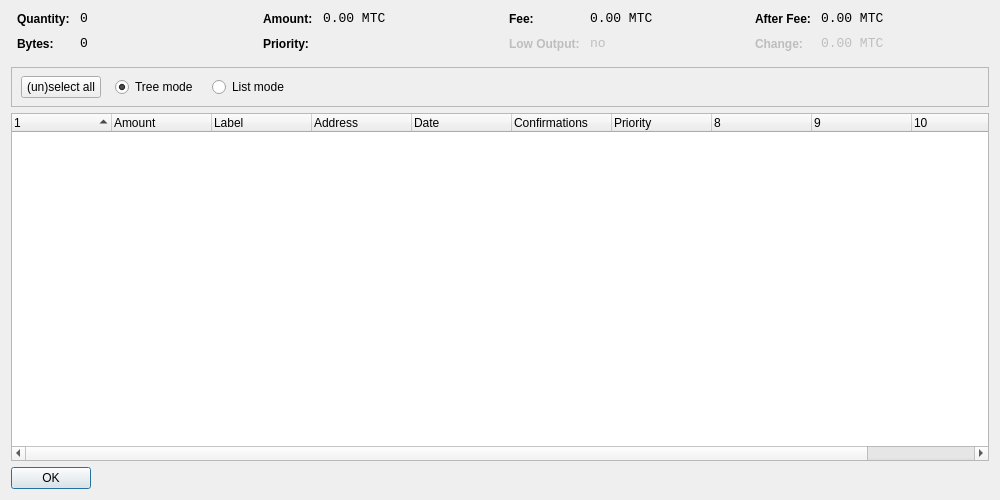
<?xml version="1.0" encoding="UTF-8"?>
<ui version="4.0">
 <class>CoinControlDialog</class>
 <widget class="QDialog" name="CoinControlDialog">
  <property name="geometry">
   <rect>
    <x>0</x>
    <y>0</y>
    <width>1000</width>
    <height>500</height>
   </rect>
  </property>
  <property name="windowTitle">
   <string>Coin Control</string>
  </property>
  <layout class="QVBoxLayout" name="verticalLayout">
   <item>
    <layout class="QHBoxLayout" name="horizontalLayoutTop" stretch="0,0,0,0">
     <property name="topMargin">
      <number>0</number>
     </property>
     <property name="bottomMargin">
      <number>10</number>
     </property>
     <item>
      <layout class="QFormLayout" name="formLayoutCoinControl1">
       <property name="horizontalSpacing">
        <number>10</number>
       </property>
       <property name="verticalSpacing">
        <number>10</number>
       </property>
       <property name="leftMargin">
        <number>6</number>
       </property>
       <property name="rightMargin">
        <number>6</number>
       </property>
       <item row="0" column="0">
        <widget class="QLabel" name="labelCoinControlQuantityText">
         <property name="styleSheet">
          <string notr="true">font-weight:bold;</string>
         </property>
         <property name="text">
          <string>Quantity:</string>
         </property>
        </widget>
       </item>
       <item row="0" column="1">
        <widget class="QLabel" name="labelCoinControlQuantity">
         <property name="font">
          <font>
           <family>Monospace</family>
           <pointsize>10</pointsize>
          </font>
         </property>
         <property name="cursor">
          <cursorShape>IBeamCursor</cursorShape>
         </property>
         <property name="contextMenuPolicy">
          <enum>Qt::ActionsContextMenu</enum>
         </property>
         <property name="text">
          <string notr="true">0</string>
         </property>
         <property name="textInteractionFlags">
          <set>Qt::LinksAccessibleByMouse|Qt::TextSelectableByKeyboard|Qt::TextSelectableByMouse</set>
         </property>
        </widget>
       </item>
       <item row="1" column="0">
        <widget class="QLabel" name="labelCoinControlBytesText">
         <property name="styleSheet">
          <string notr="true">font-weight:bold;</string>
         </property>
         <property name="text">
          <string>Bytes:</string>
         </property>
        </widget>
       </item>
       <item row="1" column="1">
        <widget class="QLabel" name="labelCoinControlBytes">
         <property name="font">
          <font>
           <family>Monospace</family>
           <pointsize>10</pointsize>
          </font>
         </property>
         <property name="cursor">
          <cursorShape>IBeamCursor</cursorShape>
         </property>
         <property name="contextMenuPolicy">
          <enum>Qt::ActionsContextMenu</enum>
         </property>
         <property name="text">
          <string notr="true">0</string>
         </property>
         <property name="textInteractionFlags">
          <set>Qt::LinksAccessibleByMouse|Qt::TextSelectableByKeyboard|Qt::TextSelectableByMouse</set>
         </property>
        </widget>
       </item>
      </layout>
     </item>
     <item>
      <layout class="QFormLayout" name="formLayoutCoinControl2">
       <property name="horizontalSpacing">
        <number>10</number>
       </property>
       <property name="verticalSpacing">
        <number>10</number>
       </property>
       <property name="leftMargin">
        <number>6</number>
       </property>
       <property name="rightMargin">
        <number>6</number>
       </property>
       <item row="0" column="0">
        <widget class="QLabel" name="labelCoinControlAmountText">
         <property name="styleSheet">
          <string notr="true">font-weight:bold;</string>
         </property>
         <property name="text">
          <string>Amount:</string>
         </property>
        </widget>
       </item>
       <item row="0" column="1">
        <widget class="QLabel" name="labelCoinControlAmount">
         <property name="font">
          <font>
           <family>Monospace</family>
           <pointsize>10</pointsize>
          </font>
         </property>
         <property name="cursor">
          <cursorShape>IBeamCursor</cursorShape>
         </property>
         <property name="contextMenuPolicy">
          <enum>Qt::ActionsContextMenu</enum>
         </property>
         <property name="text">
          <string notr="true">0.00 MTC</string>
         </property>
         <property name="textInteractionFlags">
          <set>Qt::LinksAccessibleByMouse|Qt::TextSelectableByKeyboard|Qt::TextSelectableByMouse</set>
         </property>
        </widget>
       </item>
       <item row="1" column="0">
        <widget class="QLabel" name="labelCoinControlPriorityText">
         <property name="styleSheet">
          <string notr="true">font-weight:bold;</string>
         </property>
         <property name="text">
          <string>Priority:</string>
         </property>
        </widget>
       </item>
       <item row="1" column="1">
        <widget class="QLabel" name="labelCoinControlPriority">
         <property name="font">
          <font>
           <family>Monospace</family>
           <pointsize>10</pointsize>
          </font>
         </property>
         <property name="cursor">
          <cursorShape>IBeamCursor</cursorShape>
         </property>
         <property name="contextMenuPolicy">
          <enum>Qt::ActionsContextMenu</enum>
         </property>
         <property name="text">
          <string/>
         </property>
         <property name="textInteractionFlags">
          <set>Qt::LinksAccessibleByMouse|Qt::TextSelectableByKeyboard|Qt::TextSelectableByMouse</set>
         </property>
        </widget>
       </item>
      </layout>
     </item>
     <item>
      <layout class="QFormLayout" name="formLayoutCoinControl3">
       <property name="horizontalSpacing">
        <number>10</number>
       </property>
       <property name="verticalSpacing">
        <number>10</number>
       </property>
       <property name="leftMargin">
        <number>6</number>
       </property>
       <property name="rightMargin">
        <number>6</number>
       </property>
       <item row="0" column="0">
        <widget class="QLabel" name="labelCoinControlFeeText">
         <property name="styleSheet">
          <string notr="true">font-weight:bold;</string>
         </property>
         <property name="text">
          <string>Fee:</string>
         </property>
        </widget>
       </item>
       <item row="0" column="1">
        <widget class="QLabel" name="labelCoinControlFee">
         <property name="font">
          <font>
           <family>Monospace</family>
           <pointsize>10</pointsize>
          </font>
         </property>
         <property name="cursor">
          <cursorShape>IBeamCursor</cursorShape>
         </property>
         <property name="contextMenuPolicy">
          <enum>Qt::ActionsContextMenu</enum>
         </property>
         <property name="text">
          <string notr="true">0.00 MTC</string>
         </property>
         <property name="textInteractionFlags">
          <set>Qt::LinksAccessibleByMouse|Qt::TextSelectableByKeyboard|Qt::TextSelectableByMouse</set>
         </property>
        </widget>
       </item>
       <item row="1" column="0">
        <widget class="QLabel" name="labelCoinControlLowOutputText">
         <property name="enabled">
          <bool>false</bool>
         </property>
         <property name="styleSheet">
          <string notr="true">font-weight:bold;</string>
         </property>
         <property name="text">
          <string>Low Output:</string>
         </property>
        </widget>
       </item>
       <item row="1" column="1">
        <widget class="QLabel" name="labelCoinControlLowOutput">
         <property name="enabled">
          <bool>false</bool>
         </property>
         <property name="font">
          <font>
           <family>Monospace</family>
           <pointsize>10</pointsize>
          </font>
         </property>
         <property name="cursor">
          <cursorShape>IBeamCursor</cursorShape>
         </property>
         <property name="contextMenuPolicy">
          <enum>Qt::ActionsContextMenu</enum>
         </property>
         <property name="text">
          <string notr="true">no</string>
         </property>
         <property name="textInteractionFlags">
          <set>Qt::LinksAccessibleByMouse|Qt::TextSelectableByKeyboard|Qt::TextSelectableByMouse</set>
         </property>
        </widget>
       </item>
      </layout>
     </item>
     <item>
      <layout class="QFormLayout" name="formLayoutCoinControl4">
       <property name="horizontalSpacing">
        <number>10</number>
       </property>
       <property name="verticalSpacing">
        <number>10</number>
       </property>
       <property name="leftMargin">
        <number>6</number>
       </property>
       <property name="rightMargin">
        <number>6</number>
       </property>
       <item row="0" column="0">
        <widget class="QLabel" name="labelCoinControlAfterFeeText">
         <property name="styleSheet">
          <string notr="true">font-weight:bold;</string>
         </property>
         <property name="text">
          <string>After Fee:</string>
         </property>
        </widget>
       </item>
       <item row="0" column="1">
        <widget class="QLabel" name="labelCoinControlAfterFee">
         <property name="font">
          <font>
           <family>Monospace</family>
           <pointsize>10</pointsize>
          </font>
         </property>
         <property name="cursor">
          <cursorShape>IBeamCursor</cursorShape>
         </property>
         <property name="contextMenuPolicy">
          <enum>Qt::ActionsContextMenu</enum>
         </property>
         <property name="text">
          <string notr="true">0.00 MTC</string>
         </property>
         <property name="textInteractionFlags">
          <set>Qt::LinksAccessibleByMouse|Qt::TextSelectableByKeyboard|Qt::TextSelectableByMouse</set>
         </property>
        </widget>
       </item>
       <item row="1" column="0">
        <widget class="QLabel" name="labelCoinControlChangeText">
         <property name="enabled">
          <bool>false</bool>
         </property>
         <property name="styleSheet">
          <string notr="true">font-weight:bold;</string>
         </property>
         <property name="text">
          <string>Change:</string>
         </property>
        </widget>
       </item>
       <item row="1" column="1">
        <widget class="QLabel" name="labelCoinControlChange">
         <property name="enabled">
          <bool>false</bool>
         </property>
         <property name="font">
          <font>
           <family>Monospace</family>
           <pointsize>10</pointsize>
          </font>
         </property>
         <property name="cursor">
          <cursorShape>IBeamCursor</cursorShape>
         </property>
         <property name="contextMenuPolicy">
          <enum>Qt::ActionsContextMenu</enum>
         </property>
         <property name="text">
          <string notr="true">0.00 MTC</string>
         </property>
         <property name="textInteractionFlags">
          <set>Qt::LinksAccessibleByMouse|Qt::TextSelectableByKeyboard|Qt::TextSelectableByMouse</set>
         </property>
        </widget>
       </item>
      </layout>
     </item>
    </layout>
   </item>
   <item>
    <widget class="QFrame" name="frame">
     <property name="minimumSize">
      <size>
       <width>0</width>
       <height>40</height>
      </size>
     </property>
     <property name="frameShape">
      <enum>QFrame::StyledPanel</enum>
     </property>
     <property name="frameShadow">
      <enum>QFrame::Sunken</enum>
     </property>
     <widget class="QWidget" name="horizontalLayoutWidget">
      <property name="geometry">
       <rect>
        <x>10</x>
        <y>0</y>
        <width>781</width>
        <height>41</height>
       </rect>
      </property>
      <layout class="QHBoxLayout" name="horizontalLayoutPanel" stretch="0,0,0,0,0">
       <property name="spacing">
        <number>14</number>
       </property>
       <item>
        <widget class="QPushButton" name="pushButtonSelectAll">
         <property name="sizePolicy">
          <sizepolicy hsizetype="Maximum" vsizetype="Fixed">
           <horstretch>0</horstretch>
           <verstretch>0</verstretch>
          </sizepolicy>
         </property>
         <property name="text">
          <string>(un)select all</string>
         </property>
        </widget>
       </item>
       <item>
        <widget class="QRadioButton" name="radioTreeMode">
         <property name="sizePolicy">
          <sizepolicy hsizetype="Maximum" vsizetype="Fixed">
           <horstretch>0</horstretch>
           <verstretch>0</verstretch>
          </sizepolicy>
         </property>
         <property name="text">
          <string>Tree mode</string>
         </property>
         <property name="checked">
          <bool>true</bool>
         </property>
        </widget>
       </item>
       <item>
        <widget class="QRadioButton" name="radioListMode">
         <property name="sizePolicy">
          <sizepolicy hsizetype="Maximum" vsizetype="Fixed">
           <horstretch>0</horstretch>
           <verstretch>0</verstretch>
          </sizepolicy>
         </property>
         <property name="text">
          <string>List mode</string>
         </property>
        </widget>
       </item>
       <item>
        <spacer name="horizontalSpacer">
         <property name="orientation">
          <enum>Qt::Horizontal</enum>
         </property>
         <property name="sizeHint" stdset="0">
          <size>
           <width>40</width>
           <height>20</height>
          </size>
         </property>
        </spacer>
       </item>
      </layout>
     </widget>
    </widget>
   </item>
   <item>
    <widget class="CoinControlTreeWidget" name="treeWidget">
     <property name="contextMenuPolicy">
      <enum>Qt::CustomContextMenu</enum>
     </property>
     <property name="sortingEnabled">
      <bool>false</bool>
     </property>
     <property name="columnCount">
      <number>11</number>
     </property>
     <attribute name="headerShowSortIndicator" stdset="0">
      <bool>true</bool>
     </attribute>
     <attribute name="headerStretchLastSection">
      <bool>false</bool>
     </attribute>
     <column>
      <property name="text">
       <string/>
      </property>
     </column>
     <column>
      <property name="text">
       <string>Amount</string>
      </property>
     </column>
     <column>
      <property name="text">
       <string>Label</string>
      </property>
     </column>
     <column>
      <property name="text">
       <string>Address</string>
      </property>
     </column>
     <column>
      <property name="text">
       <string>Date</string>
      </property>
     </column>
     <column>
      <property name="text">
       <string>Confirmations</string>
      </property>
      <property name="toolTip">
       <string>Confirmed</string>
      </property>
     </column>
     <column>
      <property name="text">
       <string>Priority</string>
      </property>
     </column>
     <column>
      <property name="text">
       <string/>
      </property>
     </column>
     <column>
      <property name="text">
       <string/>
      </property>
     </column>
     <column>
      <property name="text">
       <string/>
      </property>
     </column>
     <column>
      <property name="text">
       <string/>
      </property>
     </column>
    </widget>
   </item>
   <item>
    <widget class="QDialogButtonBox" name="buttonBox">
     <property name="sizePolicy">
      <sizepolicy hsizetype="Maximum" vsizetype="Fixed">
       <horstretch>0</horstretch>
       <verstretch>0</verstretch>
      </sizepolicy>
     </property>
     <property name="orientation">
      <enum>Qt::Horizontal</enum>
     </property>
     <property name="standardButtons">
      <set>QDialogButtonBox::Ok</set>
     </property>
    </widget>
   </item>
  </layout>
 </widget>
 <customwidgets>
  <customwidget>
   <class>CoinControlTreeWidget</class>
   <extends>QTreeWidget</extends>
   <header>coincontroltreewidget.h</header>
  </customwidget>
 </customwidgets>
 <resources/>
 <connections/>
</ui>
